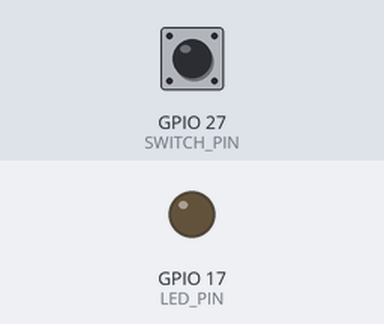
Bench run of a program on a simulated Raspberry Pi (BCM pin numbers). Parts: output pins drawn as LEDs (lit = HIGH). The test bench sets the inputs (shaded band); at power-on: GPIO 27 (SWITCH_PIN) LOW.

Above: at 1.2 s.
1.3 s: GPIO 27 (SWITCH_PIN) pulled HIGH for 0.15 s
At 1.4 s:
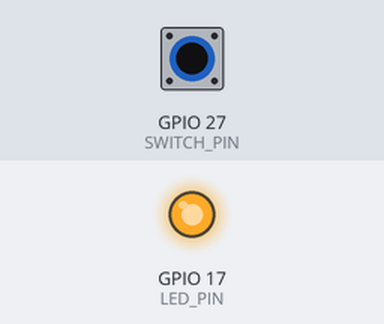
3.0 s: GPIO 27 (SWITCH_PIN) pulled HIGH for 3.2 s
At 6.5 s:
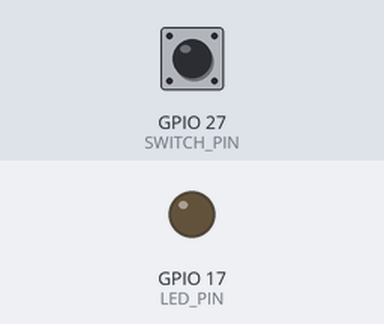
Timing chart, 0 to 8.0 s (numbered marks = the images above; inputs shaded):
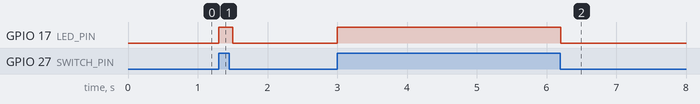

Measured:
- after the input at 1.3 s, GPIO 17 (LED_PIN): LOW → HIGH at once, → LOW 0.20 s later
- after the input at 3.0 s, GPIO 17 (LED_PIN): LOW → HIGH at once, → LOW 3.2 s later

The program:

05a-led-control-with-switch.py
```python
import RPi.GPIO as GPIO
import time

# Pin configuration
LED_PIN = 17  # GPIO 17
SWITCH_PIN = 27  # GPIO 27

# GPIO setup
GPIO.setmode(GPIO.BCM)
GPIO.setup(LED_PIN, GPIO.OUT)
GPIO.setup(SWITCH_PIN, GPIO.IN, pull_up_down=GPIO.PUD_DOWN)

# Main loop
try:
    while True:
        if GPIO.input(SWITCH_PIN) == GPIO.HIGH:
            GPIO.output(LED_PIN, GPIO.HIGH)  # Turn LED on
        else:
            GPIO.output(LED_PIN, GPIO.LOW)   # Turn LED off
        time.sleep(0.1)  # Debounce delay
except KeyboardInterrupt:
    print("Exiting...")
finally:
    GPIO.cleanup()
```
